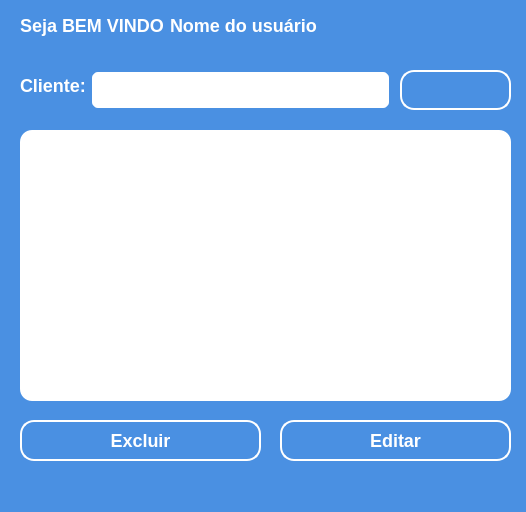
<?xml version="1.0" encoding="UTF-8"?>
<ui version="4.0">
 <class>janela_menu_personal</class>
 <widget class="QMainWindow" name="janela_menu_personal">
  <property name="geometry">
   <rect>
    <x>0</x>
    <y>0</y>
    <width>526</width>
    <height>512</height>
   </rect>
  </property>
  <property name="windowTitle">
   <string>MainWindow</string>
  </property>
  <property name="styleSheet">
   <string notr="true">*{
	background-color: #4A90E2;
}

QLabel{
	font-family: &quot;Segoe UI&quot;;
	font-weight: bold;
	font-size: 18px;
    color: #fff;
}

QLineEdit{
    background: #ffffff;
    border: 2px solid #4A90E2;
    border-radius: 8px;
    padding: 5px 10px;

    font-family: &quot;Segoe UI&quot;;
    font-weight: bold;
    font-size: 16px;
    color: #333333;
}

QLineEdit:focus{
    border-color: #53A3FF;
    background: #E6F7FF; 
}

QLineEdit:disabled {
    background: #f0f0f0;
    border: 2px solid #cccccc;
    color: #999999;
}

QPushButton{
    background: #4A90E2;
    border: 2px solid #fff;
    border-radius: 14px;
    padding: 10px 20px;

	font-family: &quot;Segoe UI&quot;;
	font-weight: bold;
	font-size: 18px;
    color: #fff;
}

QPushButton:hover{
    background: #53A3FF;
    border: 2px solid #fff;
    border-radius: 12px;
    padding: 10px 20px;
}

QTableWidget {
    background-color: #ffffff; 	/* Define a cor de fundo do QTableWidget como branco */
    border-radius: 12px; /* Arredonda os cantos do QTableWidget em 8px */
    gridline-color: #cccccc; /* Define a cor das linhas da grade no QTableWidget */
    font-family: &quot;Segoe UI&quot;; /* Define a fonte do texto no QTableWidget */
    font-weight: bold; /* Define o peso da fonte como negrito */
    font-size: 16px; /* Define o tamanho da fonte como 16px */
    color: #333333; /* Define a cor do texto como cinza escuro */
}

QTableWidget::item {
    border: none; /* Remove as bordas dos itens individuais no QTableWidget */
    font-family: &quot;Segoe UI&quot;; /* Define a fonte do texto dos itens */
    font-size: 18px; /* Define o tamanho da fonte dos itens como 16px */
    color: #333333; /* Define a cor do texto dos itens como cinza escuro */
}

QTableWidget::item:selected {
    background-color: #4A90E2; /* Define a cor de fundo do item selecionado como azul */
    color: #ffffff; /* Define a cor do texto do item selecionado como branco */
}

QHeaderView::section {
    background-color: #4A90E2; /* Define a cor de fundo das seções do cabeçalho como azul */
    border: 1px solid #ffffff; /* Adiciona uma borda branca de 1px ao redor das seções do cabeçalho */
    font-family: &quot;Segoe UI&quot;; /* Define a fonte do texto do cabeçalho */
    font-size: 16px; /* Define o tamanho da fonte do cabeçalho como 16px */
    color: #ffffff; /* Define a cor do texto do cabeçalho como branco */
    text-align: center; /* Centraliza o texto no cabeçalho */
}

QHeaderView::section:hover {
    background-color: #53A3FF; /* Altera a cor de fundo da seção do cabeçalho ao passar o mouse */
}

QHeaderView {
    background-color: #4A90E2; /* Define a cor de fundo geral do QHeaderView como azul */
    border: none; /* Remove as bordas do QHeaderView */
    font-family: &quot;Segoe UI&quot;; /* Define a fonte do texto no QHeaderView */
    font-weight: bold; /* Define o texto como negrito */
    font-size: 16px; /* Define o tamanho da fonte no QHeaderView como 16px */
    color: #ffffff; /* Define a cor do texto no QHeaderView como branco */
}

QTableCornerButton::section {
    background-color: #4A90E2; /* Define a cor de fundo do botão no canto superior esquerdo da tabela como azul */
    border: 1px solid #ffffff; /* Adiciona uma borda branca de 1px ao botão do canto */
}
</string>
  </property>
  <widget class="QWidget" name="centralwidget">
   <widget class="QLabel" name="_txt_bemvindo">
    <property name="geometry">
     <rect>
      <x>20</x>
      <y>10</y>
      <width>151</width>
      <height>31</height>
     </rect>
    </property>
    <property name="text">
     <string>Seja BEM VINDO</string>
    </property>
   </widget>
   <widget class="QPushButton" name="_btn_editar">
    <property name="geometry">
     <rect>
      <x>280</x>
      <y>420</y>
      <width>231</width>
      <height>41</height>
     </rect>
    </property>
    <property name="cursor">
     <cursorShape>PointingHandCursor</cursorShape>
    </property>
    <property name="text">
     <string>Editar</string>
    </property>
   </widget>
   <widget class="QLabel" name="_txt_imagem">
    <property name="geometry">
     <rect>
      <x>470</x>
      <y>10</y>
      <width>41</width>
      <height>41</height>
     </rect>
    </property>
    <property name="text">
     <string/>
    </property>
    <property name="pixmap">
     <pixmap resource="recursos.qrc">:/img/Imagens/imagem_bodybuilding.png</pixmap>
    </property>
    <property name="scaledContents">
     <bool>true</bool>
    </property>
   </widget>
   <widget class="QLineEdit" name="_line_pesquisa">
    <property name="geometry">
     <rect>
      <x>90</x>
      <y>70</y>
      <width>301</width>
      <height>40</height>
     </rect>
    </property>
   </widget>
   <widget class="QLabel" name="_txt_cliente">
    <property name="geometry">
     <rect>
      <x>20</x>
      <y>70</y>
      <width>81</width>
      <height>31</height>
     </rect>
    </property>
    <property name="text">
     <string>Cliente:</string>
    </property>
   </widget>
   <widget class="QPushButton" name="_btn_excluir">
    <property name="geometry">
     <rect>
      <x>20</x>
      <y>420</y>
      <width>241</width>
      <height>41</height>
     </rect>
    </property>
    <property name="cursor">
     <cursorShape>PointingHandCursor</cursorShape>
    </property>
    <property name="text">
     <string>Excluir</string>
    </property>
   </widget>
   <widget class="QTableWidget" name="_tw_clientes">
    <property name="geometry">
     <rect>
      <x>20</x>
      <y>130</y>
      <width>491</width>
      <height>271</height>
     </rect>
    </property>
   </widget>
   <widget class="QLabel" name="_txt_nome">
    <property name="geometry">
     <rect>
      <x>170</x>
      <y>10</y>
      <width>341</width>
      <height>31</height>
     </rect>
    </property>
    <property name="text">
     <string>Nome do usuário</string>
    </property>
   </widget>
   <widget class="QPushButton" name="_btn_pesquisar">
    <property name="geometry">
     <rect>
      <x>400</x>
      <y>70</y>
      <width>111</width>
      <height>40</height>
     </rect>
    </property>
    <property name="cursor">
     <cursorShape>PointingHandCursor</cursorShape>
    </property>
    <property name="text">
     <string/>
    </property>
    <property name="icon">
     <iconset resource="recursos.qrc">
      <normaloff>:/img/Imagens/imagem_search.png</normaloff>:/img/Imagens/imagem_search.png</iconset>
    </property>
   </widget>
   <zorder>_txt_cliente</zorder>
   <zorder>_txt_bemvindo</zorder>
   <zorder>_btn_editar</zorder>
   <zorder>_line_pesquisa</zorder>
   <zorder>_btn_excluir</zorder>
   <zorder>_tw_clientes</zorder>
   <zorder>_txt_nome</zorder>
   <zorder>_btn_pesquisar</zorder>
   <zorder>_txt_imagem</zorder>
  </widget>
  <widget class="QMenuBar" name="menubar">
   <property name="geometry">
    <rect>
     <x>0</x>
     <y>0</y>
     <width>526</width>
     <height>21</height>
    </rect>
   </property>
  </widget>
  <widget class="QStatusBar" name="statusbar"/>
 </widget>
 <resources>
  <include location="recursos.qrc"/>
 </resources>
 <connections/>
</ui>
